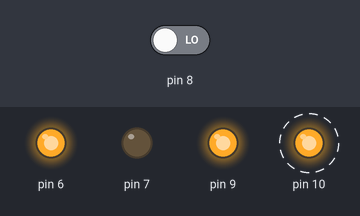
Simulated run of this sketch. Board: Arduino Uno, built with avr-gcc and run on an emulated ATmega328P. On the bench: output pins drawn as LEDs (lit = HIGH). Dashed ring = blinking. The inputs (shaded band) are chosen by the test bench; at power-on: pin 8 LOW.

Above: at 2.8 s.
2.9 s: pin 8 driven HIGH
At 4.8 s:
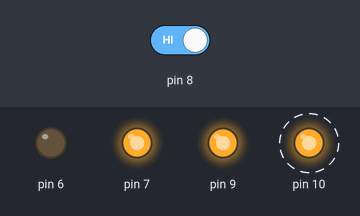
7.0 s: pin 8 driven LOW
At 9.8 s:
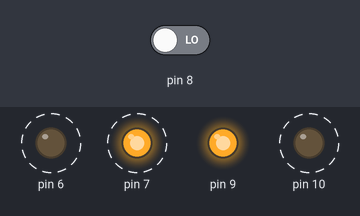
Timing chart, 0 to 17.1 s (numbered marks = the images above; inputs shaded):
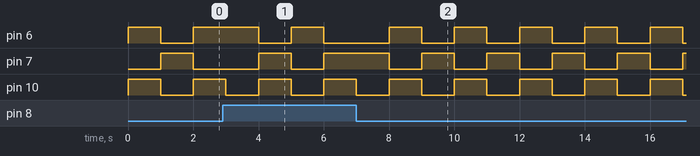

Measured:
- by itself, pin 6, pin 7, pin 10: alternates HIGH for 1.0 s and LOW for 1.0 s

The sketch:

arduino-testuino.ino
```cpp
#include "src/testuino.h"

//Testuino test(6,7);

Testuino test = Testuino::builder().greenPin(6)->redPin(7)->build();

class LogicOperation{
  public:
    static bool notOperation(bool operand){
      int sig = operand == true ? HIGH : LOW;
      digitalWrite(10, sig);
      return digitalRead(8) == HIGH ? true : false;
    }
};

void setup() {

  pinMode(6, OUTPUT);
  pinMode(7, OUTPUT);
  pinMode(10, OUTPUT);
  pinMode(9, OUTPUT);
  pinMode(8, INPUT);
  digitalWrite(9, HIGH);
}

void loop() {
  test.assertEquals(LogicOperation::notOperation(true),false);
  delay(1000);
  test.assertEquals(LogicOperation::notOperation(false),true);
  delay(1000);
}
```

testuino.cpp
```cpp
#include "testuino.h"
#include "arduino.h"

Testuino::Testuino( int green, int red ){
  greenPin = green;
  redPin = red;
  startUp();
}

static Testuino::Builder Testuino::builder(){
  return Builder();
}

void Testuino::startUp(){
  digitalWrite(greenPin, HIGH);
  digitalWrite(redPin, HIGH);
}

void Testuino::assertEquals(int expected, int actual){
  expected == actual ? writeTrue() : writeFalse();
}

void Testuino::assertEquals(double expected, double actual){
  expected == actual ? writeTrue() : writeFalse();
}

void Testuino::assertEquals(char expected, char actual){
  expected == actual ? writeTrue() : writeFalse();
}

void Testuino::assertTrue(bool actual){
  actual == true ? writeTrue() : writeFalse();
}

void Testuino::writeTrue(){
  digitalWrite(greenPin, HIGH);
  digitalWrite(redPin, LOW);
}

void Testuino::writeFalse(){
  digitalWrite(greenPin, LOW);
  digitalWrite(redPin, HIGH);
}
```

testuino.h
```cpp
#ifndef testuino_h
#define testuino_h

class Testuino {

  int greenPin;
  int redPin;

  public:
    class Builder{
      int greenPinNumber;
      int redPinNumber;

      enum SuiteType{ SINGLE, MULTIPLE, NUMBERED};

      SuiteType suiteType = MULTIPLE;

      public:
        Builder(){};

        Builder* greenPin(int pinNumber){
          greenPinNumber = pinNumber;
          return this;
        }

        Builder* redPin(int pinNumber){
          redPinNumber = pinNumber;
          return this;
        }

        Builder* singleTestSuit(){
          suiteType = SINGLE;
          return this;
        }

        Builder* numberedTestSuit(){
          suiteType = SINGLE;
          return this;
        }

        Testuino build(){
          return Testuino(greenPinNumber, redPinNumber);
        }

    };

    static Builder builder();
    Testuino( int green, int red );
    void startUp();
    void assertEquals(int expected, int actual);
    void assertEquals(double expected, double actual);
    void assertEquals(long expected, long actual);
    void assertEquals(char expected, char actual);
    void assertTrue(bool actual);

  private:
    void writeTrue();
    void writeFalse();
};

#endif
```
